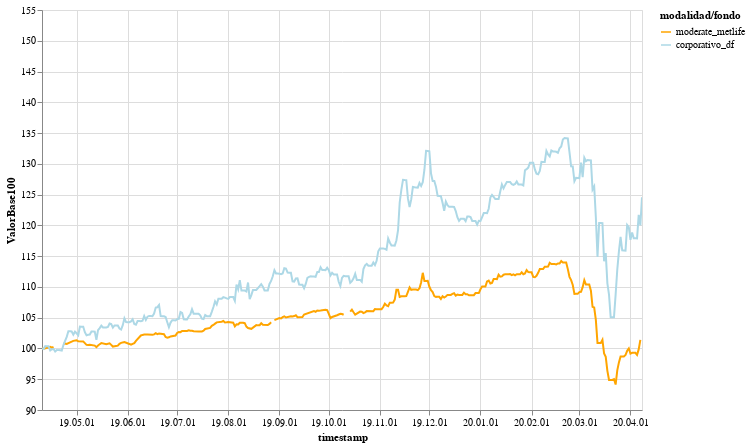

The code cell stored with this chart in its notebook:
### Code cell
alt.Chart(
    results_df.reset_index(level=0),
    width=600, height=400
).mark_line().encode(
    alt.X("timestamp", type="temporal", axis=alt.Axis(format="%y.%m.%d")),
    alt.Y("ValorBase100", type="quantitative", scale=alt.Scale(zero=False)),
    tooltip=["modalidad/fondo", "timestamp", "ValorBase100"],
#     shape='origin',
    color=alt.Color(field='modalidad/fondo', 
                    type='nominal',
                    scale=alt.Scale(
                        domain=['moderate_metlife', 'corporativo_df'], 
                        range=['orange', 'lightblue', '']))
).interactive()

### Figure 1 — Vega-Lite specification as saved in the notebook (floating-point values rounded to 4 significant figures; data arrays with more than 128 entries replaced by an {"elided": "..."} marker saying what was removed)
{"config": {"view": {"continuousWidth": 400, "continuousHeight": 300}}, "data": {"name": "data-0c9be44ccaaaa31b699c53ccb65edbab"}, "mark": "line", "encoding": {"color": {"type": "nominal", "field": "modalidad/fondo", "scale": {"domain": ["moderate_metlife", "corporativo_df"], "range": ["orange", "lightblue", ""]}}, "tooltip": [{"type": "nominal", "field": "modalidad/fondo"}, {"type": "nominal", "field": "timestamp"}, {"type": "quantitative", "field": "ValorBase100"}], "x": {"type": "temporal", "axis": {"format": "%y.%m.%d"}, "field": "timestamp"}, "y": {"type": "quantitative", "field": "ValorBase100", "scale": {"zero": false}}}, "height": 400, "selection": {"selector003": {"type": "interval", "bind": "scales", "encodings": ["x", "y"]}}, "width": 600, "$schema": "https://vega.github.io/schema/vega-lite/v4.8.1.json", "datasets": {"data-0c9be44ccaaaa31b699c53ccb65edbab": {"elided": "1327 records"}}}
